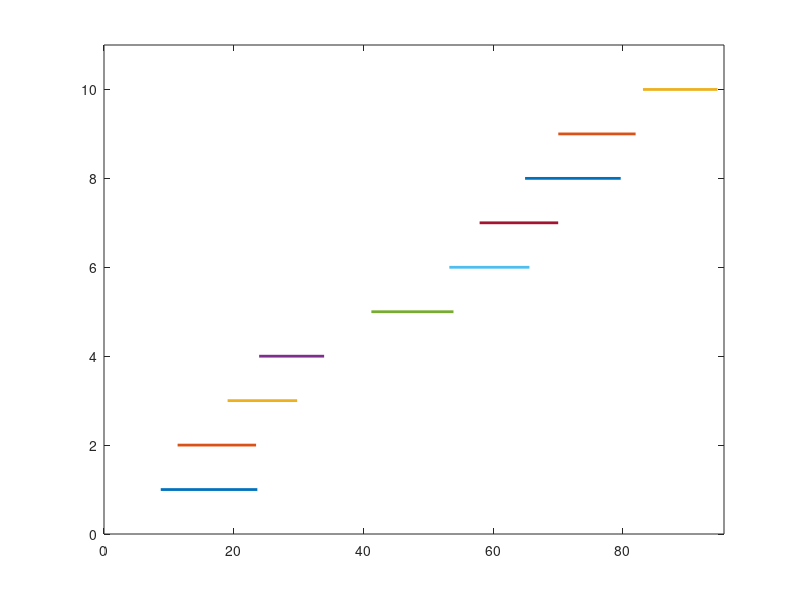

MATLAB code for this plot: (Note: this script raises an error after producing the figure.)
% uses package CVX from http://cvxr.com/cvx
n = 10; % choose n = number of planes
a = sort(100*rand(n,1)); % generate landing intervals
b = a+10+5*rand(n,1);

figure(1); clf; % plot landing intervals
for i=1:n
    plot([a(i) b(i)],[ i i],'LineWidth',2); hold on;
end;
axis([ 0 max(b)+1 0 n+1 ]);

% solve optimization problem
cvx_begin quiet
    variable x(n,1);

    % build cost function
    f= x(2)-x(1);
    for i = 3:n
        f= min(f,x(i)-x(i-1));
    end;
    maximize(f);
    % subject t
    x(1:n-1) <= x(2:n); x >= a; x >= b;
cvx_end;
plot(x,1:n,'r.','MarkerSize',25); % plot solution